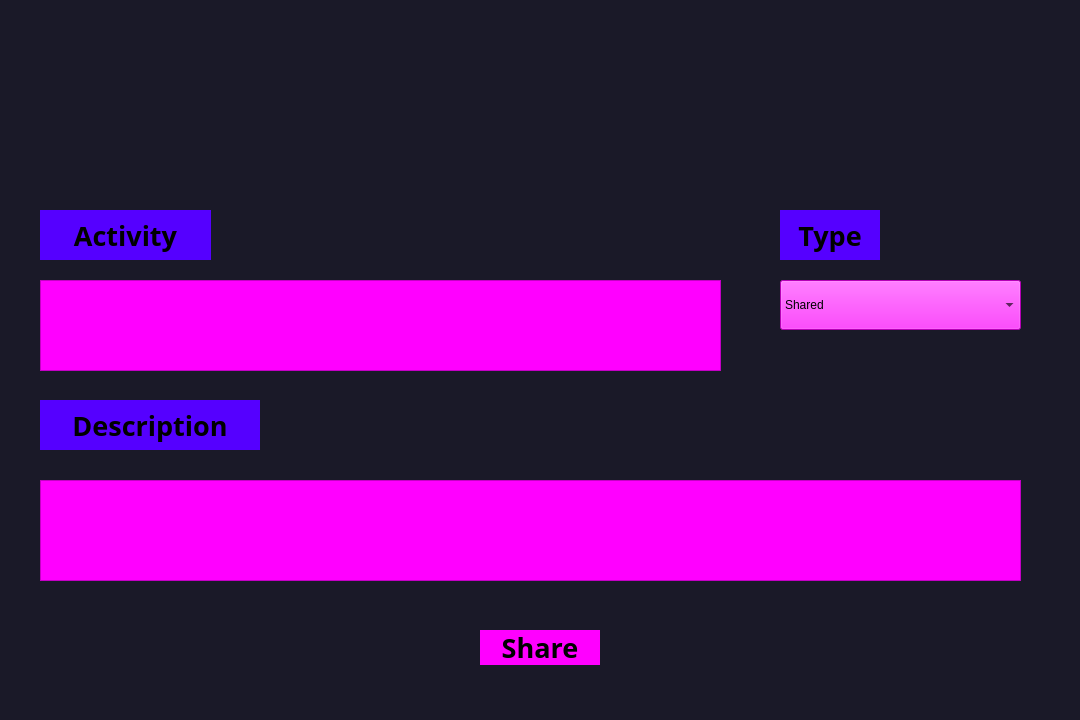
<?xml version="1.0" encoding="UTF-8"?>
<ui version="4.0">
 <class>createpost</class>
 <widget class="QDialog" name="createpost">
  <property name="geometry">
   <rect>
    <x>0</x>
    <y>0</y>
    <width>1080</width>
    <height>720</height>
   </rect>
  </property>
  <property name="windowTitle">
   <string>Dialog</string>
  </property>
  <property name="styleSheet">
   <string notr="true">background-color: rgb(26, 25, 40);</string>
  </property>
  <widget class="QComboBox" name="comboBox">
   <property name="geometry">
    <rect>
     <x>780</x>
     <y>280</y>
     <width>241</width>
     <height>50</height>
    </rect>
   </property>
   <property name="layoutDirection">
    <enum>Qt::LayoutDirection::LeftToRight</enum>
   </property>
   <property name="styleSheet">
    <string notr="true">background-color: rgb(255, 0, 255);
font: 700 20pt &quot;Unispace&quot;;
text-align:centre;</string>
   </property>
   <item>
    <property name="text">
     <string>Shared</string>
    </property>
   </item>
   <item>
    <property name="text">
     <string>Feeling</string>
    </property>
   </item>
   <item>
    <property name="text">
     <string>Thinking About</string>
    </property>
   </item>
   <item>
    <property name="text">
     <string>Making</string>
    </property>
   </item>
   <item>
    <property name="text">
     <string>Celebrating</string>
    </property>
   </item>
  </widget>
  <widget class="QLabel" name="label">
   <property name="geometry">
    <rect>
     <x>780</x>
     <y>210</y>
     <width>100</width>
     <height>50</height>
    </rect>
   </property>
   <property name="font">
    <font>
     <family>Unispace</family>
     <pointsize>20</pointsize>
     <italic>false</italic>
     <bold>true</bold>
    </font>
   </property>
   <property name="styleSheet">
    <string notr="true">background-color: rgb(85, 0, 255);
font: 700 20pt &quot;Unispace&quot;;</string>
   </property>
   <property name="text">
    <string>Type</string>
   </property>
   <property name="alignment">
    <set>Qt::AlignmentFlag::AlignCenter</set>
   </property>
  </widget>
  <widget class="QLabel" name="label_2">
   <property name="geometry">
    <rect>
     <x>40</x>
     <y>210</y>
     <width>171</width>
     <height>50</height>
    </rect>
   </property>
   <property name="font">
    <font>
     <family>Unispace</family>
     <pointsize>20</pointsize>
     <italic>false</italic>
     <bold>true</bold>
    </font>
   </property>
   <property name="styleSheet">
    <string notr="true">background-color: rgb(85, 0, 255);
font: 700 20pt &quot;Unispace&quot;;</string>
   </property>
   <property name="text">
    <string>Activity</string>
   </property>
   <property name="alignment">
    <set>Qt::AlignmentFlag::AlignCenter</set>
   </property>
  </widget>
  <widget class="QLabel" name="label_3">
   <property name="geometry">
    <rect>
     <x>40</x>
     <y>400</y>
     <width>220</width>
     <height>50</height>
    </rect>
   </property>
   <property name="font">
    <font>
     <family>Unispace</family>
     <pointsize>20</pointsize>
     <italic>false</italic>
     <bold>true</bold>
    </font>
   </property>
   <property name="styleSheet">
    <string notr="true">background-color: rgb(85, 0, 255);
font: 700 20pt &quot;Unispace&quot;;</string>
   </property>
   <property name="text">
    <string>Description</string>
   </property>
   <property name="alignment">
    <set>Qt::AlignmentFlag::AlignCenter</set>
   </property>
  </widget>
  <widget class="QTextEdit" name="textEdit">
   <property name="geometry">
    <rect>
     <x>40</x>
     <y>280</y>
     <width>681</width>
     <height>91</height>
    </rect>
   </property>
   <property name="styleSheet">
    <string notr="true">background-color: rgb(255, 0, 255);
font: 700 12pt &quot;Unispace&quot;;</string>
   </property>
  </widget>
  <widget class="QTextEdit" name="textEdit_2">
   <property name="geometry">
    <rect>
     <x>40</x>
     <y>480</y>
     <width>981</width>
     <height>101</height>
    </rect>
   </property>
   <property name="styleSheet">
    <string notr="true">background-color: rgb(255, 0, 255);
font: 700 12pt &quot;Unispace&quot;;</string>
   </property>
  </widget>
  <widget class="QPushButton" name="share">
   <property name="geometry">
    <rect>
     <x>480</x>
     <y>630</y>
     <width>120</width>
     <height>35</height>
    </rect>
   </property>
   <property name="font">
    <font>
     <family>Unispace</family>
     <pointsize>20</pointsize>
     <italic>false</italic>
     <bold>true</bold>
    </font>
   </property>
   <property name="styleSheet">
    <string notr="true">QPushButton {
    selection-background-color: rgb(255, 2, 209);
    font: 700 20pt &quot;Unispace&quot;;
    background-color: rgb(255, 0, 255);
    border: none;
}

QPushButton:hover {
    background-color: rgb(255, 0, 127);
    border: 2px solid red; 
    color: white;
}
</string>
   </property>
   <property name="text">
    <string>Share</string>
   </property>
  </widget>
  <widget class="QLabel" name="label_4">
   <property name="geometry">
    <rect>
     <x>405</x>
     <y>10</y>
     <width>271</width>
     <height>161</height>
    </rect>
   </property>
   <property name="styleSheet">
    <string notr="true">image: url(:/new/prefix1/createpost.png);</string>
   </property>
   <property name="text">
    <string/>
   </property>
  </widget>
 </widget>
 <resources/>
 <connections/>
</ui>
